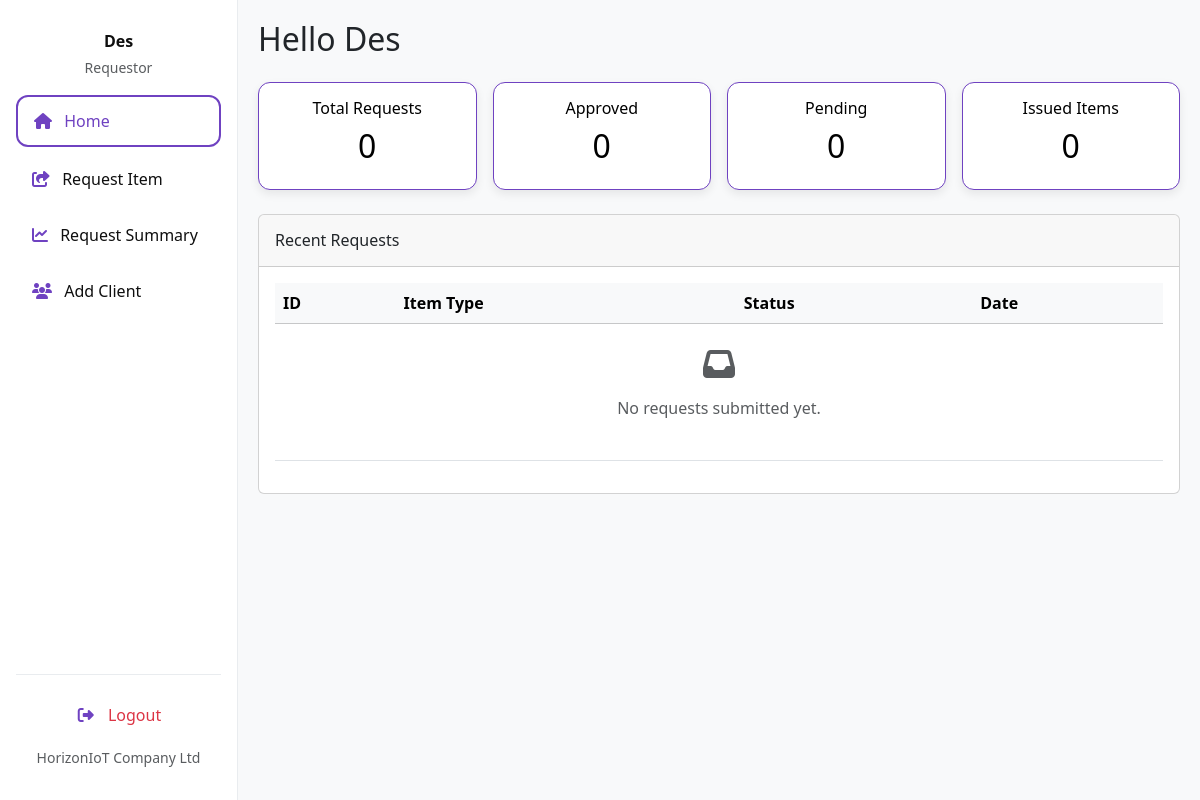
Before: /requestor_dashboard (signed in) with the older database file.
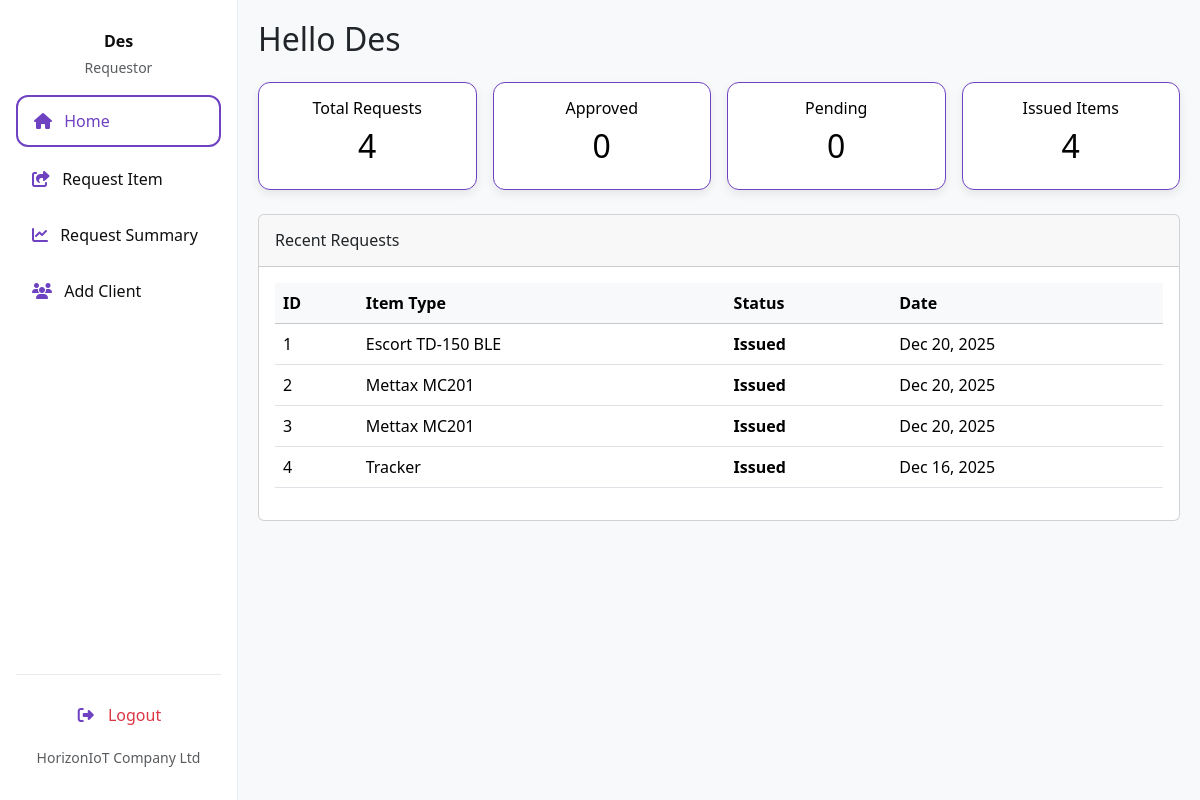
After: the same page with the newer database file.
### invent/models.py (models this page shows, shortened)
class DeviceRequest(models.Model):
    device = models.ForeignKey("Device", on_delete=models.CASCADE, related_name="requests")
    requestor = models.ForeignKey(User, on_delete=models.CASCADE, related_name="device_requests")
    client = models.ForeignKey("Client", on_delete=models.CASCADE, related_name="client_requests", null=True, blank=True)
    branch = models.ForeignKey("Branch", on_delete=models.SET_NULL, null=True, blank=True, related_name="requests")
    country = models.ForeignKey("Country", on_delete=models.SET_NULL, null=True, blank=True)
    imei_obj = models.ForeignKey('DeviceIMEI', null=True, blank=True, on_delete=models.SET_NULL, related_name='device_requests')
    quantity = models.PositiveIntegerField(default=1)
    reason = models.TextField(blank=True, null=True)
    application_date = models.DateField(default=timezone.now)
    payment_proof = models.FileField(upload_to="payment_proofs/", null=True, blank=True)
    STATUS_CHOICES = [
        ('Pending', 'Pending'),
        ('Approved', 'Approved'),
        ('Waiting Approval', 'Waiting Admin Approval'),
        ('Issued', 'Issued'),
        ('Rejected', 'Rejected'),
        ('Cancelled', 'Cancelled'),
        ('Partially Returned', 'Partially Returned'),
        ('Fully Returned', 'Fully Returned'),
    ]
    status = models.CharField(max_length=20, choices=STATUS_CHOICES, default='Pending')
    date_requested = models.DateTimeField(auto_now_add=True)
    date_issued = models.DateTimeField(null=True, blank=True)
    returned_quantity = models.PositiveIntegerField(default=0)
    _original_status = None
    def __init__(self, *args, **kwargs):
        super().__init__(*args, **kwargs)
        self._original_status = self.status

class Device(models.Model):
    STATUS_CHOICES = (
        ('available', 'Available'),
        ('issued', 'Issued'),
        ('returned', 'Returned'),
        ('faulty', 'Faulty'),
    )
    name = models.CharField(max_length=255)
    oem = models.ForeignKey(OEM, on_delete=models.SET_NULL, null=True, blank=False, related_name='devices')
    product_id = models.CharField(max_length=30, blank=True)
    category = models.CharField(max_length=100, blank=True, help_text="e.g. Laptop or Router")
    manufacturer = models.CharField(max_length=100, blank=True)
    description = models.TextField(blank=True)
    branch = models.ForeignKey(Branch, on_delete=models.SET_NULL, null=True, blank=True)
    country = models.ForeignKey(Country, on_delete=models.SET_NULL, null=True, blank=True)
    status = models.CharField(max_length=20, choices=STATUS_CHOICES, default='available')
    class Meta:
        permissions = [
            ("can_issue_item", "Can issue device to client"),
            ("can_return_item", "Can record device returns"),
        ]

### invent/views.py (the view)
# urls.py: path('requestor_dashboard', views.requestor_dashboard, name='requestor_dashboard'),
@login_required
def requestor_dashboard(request):
    user_requests = DeviceRequest.objects.filter(
        requestor=request.user).order_by('-id') # Order by -id for most recent first
    labeled_requests = list(user_requests) # Convert to list to iterate twice
    total_requests_count = len(labeled_requests)
    for idx, req in enumerate(labeled_requests):
        req.label_id = total_requests_count - idx
    device_summary = (
        user_requests
        .values('device__name')
        .annotate(
            total_requested=Count('id'),
            total_approved=Count('id', filter=Q(status='Approved')),
            total_pending=Count('id', filter=Q(status='Pending')),
            total_issued=Count('id', filter=Q(status='Issued')),
            total_fully_returned=Count(
                'id', filter=Q(status='Fully Returned')),
            total_partially_returned=Count(
                'id', filter=Q(status='Partially Returned')),
        )
        .order_by('device__name')
    )
    context = {
        'requests': labeled_requests,
        'total_requests': user_requests.count(),
        'approved_count': user_requests.filter(status='Approved').count(),
        'pending_count': user_requests.filter(status='Pending').count(),
        'issued_count': user_requests.filter(status='Issued').count(),
        'fully_returned_count': user_requests.filter(status='Fully Returned').count(),
        'partially_returned_count': user_requests.filter(status='Partially Returned').count(),
        'device_summary': device_summary,
    }
    return render(request, 'invent/requestor_dashboard.html', context)

### invent/context_processors.py (called while the page is built)
def user_branch(request):
    branch = None
    try:
        if request.user.is_authenticated:
            profile = getattr(request.user, 'profile', None)
            branch = getattr(profile, 'branch', None)
    except Exception:
        branch = None
    return {'user_branch': branch}

### invent/templates/invent/requestor_dashboard.html (shortened to what this page needs)
<!DOCTYPE html>
<html lang="en">
<head>
  <link href="https://cdn.jsdelivr.net/npm/bootstrap@5.3.3/dist/css/bootstrap.min.css" rel="stylesheet">
  <link href="https://cdnjs.cloudflare.com/ajax/libs/font-awesome/6.4.0/css/all.min.css" rel="stylesheet">
  <link rel="stylesheet" href="https://cdnjs.cloudflare.com/ajax/libs/animate.css/4.1.1/animate.min.css"/>
</head>
<body>
<div class="d-flex">
  <div class="sidebar p-3 d-flex flex-column justify-content-between">
    <div>
      <div class="sidebar-user-info">
        <h6 class="fw-bold mb-1">{{ user.first_name|default:user.username }}</h6>
        <small class="text-muted">Requestor</small>
      </div>
      <ul class="nav flex-column">
        <li class="nav-item mb-2">
          <a class="nav-link {% if request.resolver_match.url_name == 'requestor_dashboard' %}active{% endif %}" href="{% url 'requestor_dashboard' %}">
            <i class="fas fa-home"></i> Home
          </a>
        </li>
        <li class="nav-item mb-2">
          <a class="nav-link {% if request.resolver_match.url_name == 'request_device' %}active{% endif %}" href="{% url 'request_device' %}">
            <i class="fas fa-share-square"></i> Request Item
          </a>
        </li>
        <li class="nav-item mb-2">
          <a class="nav-link {% if request.resolver_match.url_name == 'request_summary' %}active{% endif %}" href="{% url 'request_summary' %}">
            <i class="fas fa-chart-line"></i> Request Summary
          </a>
        </li>
        <li class="nav-item mb-2">
          <a class="nav-link {% if request.resolver_match.url_name == 'client_list' %}active{% endif %}" href="{% url 'client_list' %}">
            <i class="fas fa-users"></i> Add Client
          </a>
        </li>
      </ul>
    </div>
    <div class="sidebar-bottom">
      <a class="nav-link text-danger logout-link" href="{% url 'logout' %}">
        <i class="fas fa-fw fa-right-from-bracket me-2"></i> Logout
      </a>
      <small class="text-muted d-block mt-2">HorizonIoT Company Ltd</small>
    </div>
  </div>
  <main class="main-content w-100">
    {% block main_content %}
    <div class="header-container d-flex align-items-center mb-4 flex-wrap">
      <h2 class="greeting mb-0 animate__animated animate__fadeInLeft">
        Hello {{ user.first_name|default:user.username }}
      </h2>
    </div>
    <div class="row g-3 summary-cards mb-4">
      <div class="col-12 col-sm-6 col-md-3">
        <div class="summary-card card-total text-center p-3">
          <h6>Total Requests</h6>
          <h2>{{ total_requests }}</h2>
        </div>
      </div>
      <div class="col-12 col-sm-6 col-md-3">
        <div class="summary-card card-approved text-center p-3">
          <h6>Approved</h6>
          <h2>{{ approved_count }}</h2>
        </div>
      </div>
      <div class="col-12 col-sm-6 col-md-3">
        <div class="summary-card card-pending text-center p-3">
          <h6>Pending</h6>
          <h2>{{ pending_count }}</h2>
        </div>
      </div>
      <div class="col-12 col-sm-6 col-md-3">
        <div class="summary-card card-partial text-center p-3">
          <h6>Issued Items</h6>
          <h2>{{ issued_count }}</h2>
        </div>
      </div>
    </div>
    <div class="card data-table">
      <div class="card-header py-3">
        <h6 class="m-0 font-weight-bold">Recent Requests</h6>
      </div>
      <div class="card-body table-responsive">
        <table class="table table-hover">
          <thead class="table-light">
            <tr>
              <th>ID</th>
              <th>Item Type</th>
              <th>Status</th>
              <th>Date</th>
            </tr>
          </thead>
          <tbody>
            {% for req in requests %}
              <tr>
                <td>{{ forloop.counter }}</td>
                <td>{{ req.device.name }}</td>
                <td><span class="fw-semibold">{{ req.status }}</span></td>
                <td>{{ req.date_requested|date:"M d, Y" }}</td>
              </tr>
            {% empty %}
              <tr>
                <td colspan="4" class="text-center text-muted py-4">
                  <i class="fas fa-inbox fa-2x mb-3"></i>
                  <p>No requests submitted yet.</p>
                </td>
              </tr>
            {% endfor %}
          </tbody>
        </table>
      </div>
    </div>
    {% endblock %}
  </main>
</div>
</body>
</html>

### invent/templates/invent/requestor_dashboard.html (style rules this page uses)
:root { --sidebar-bg: white; --sidebar-text: #0f0f0f; --sidebar-active: #6f42c1; --sidebar-hover: #6f42c1; }
body { font-family: 'Segoe UI', Tahoma, Geneva, Verdana, sans-serif; margin: 0; padding: 0; overflow-x: hidden; background-color: #f8f9fa; }
.sidebar { position: fixed; top: 0; bottom: 0; left: 0; width: 238px; background-color: var(--sidebar-bg); color: var(--sidebar-text); border-right: 1px solid #e9ecef; z-index: 1030; display: flex; flex-direction: column; transition: transform 0.3s ease; }
.sidebar .nav-link { color: var(--sidebar-text); padding: 0.75rem 1rem; border-radius: 0.5rem; transition: all 0.2s ease; }
.sidebar .nav-link.active { background-color: #fff; color: var(--sidebar-active); border: 2px solid var(--sidebar-active); border-radius: 0.75rem; font-weight: 500; }
.sidebar .nav-link i { margin-right: 0.5rem; color: var(--sidebar-active); }
.sidebar-bottom { padding-top: 1rem; padding-bottom: 1rem; text-align: center; border-top: 1px solid #e9ecef; }
.sidebar-user-info { text-align: center; margin-bottom: 1rem; padding-top: 1rem; }
.main-content { padding: 20px; min-height: 100vh; margin-left: 238px; transition: margin-left 0.3s ease; }
.summary-card { background-color: #ffffff !important; border: 1px solid #6f42c1; border-radius: 12px; color: #000; box-shadow: 0 4px 10px rgba(0,0,0,0.08); transition: transform 0.2s ease, box-shadow 0.2s ease; flex: 1 1 calc(25% - 1rem); display: flex; flex-direction: column; justify-content: center; align-items: center; }

Changed rows visible on the page:
added DeviceRequest: device.name "Escort TD-150 BLE", status "Issued", date_requested "Dec 20, 2025"
added DeviceRequest: device.name "Mettax MC201", status "Issued", date_requested "Dec 20, 2025"
added DeviceRequest: device.name "Mettax MC201", status "Issued", date_requested "Dec 20, 2025"
added DeviceRequest: device.name "Tracker", status "Issued", date_requested "Dec 16, 2025"
Other visible differences:
{{ total_requests }}: "0" → "4"
{{ issued_count }}: "0" → "4"
text no longer shown: "No requests submitted yet."
